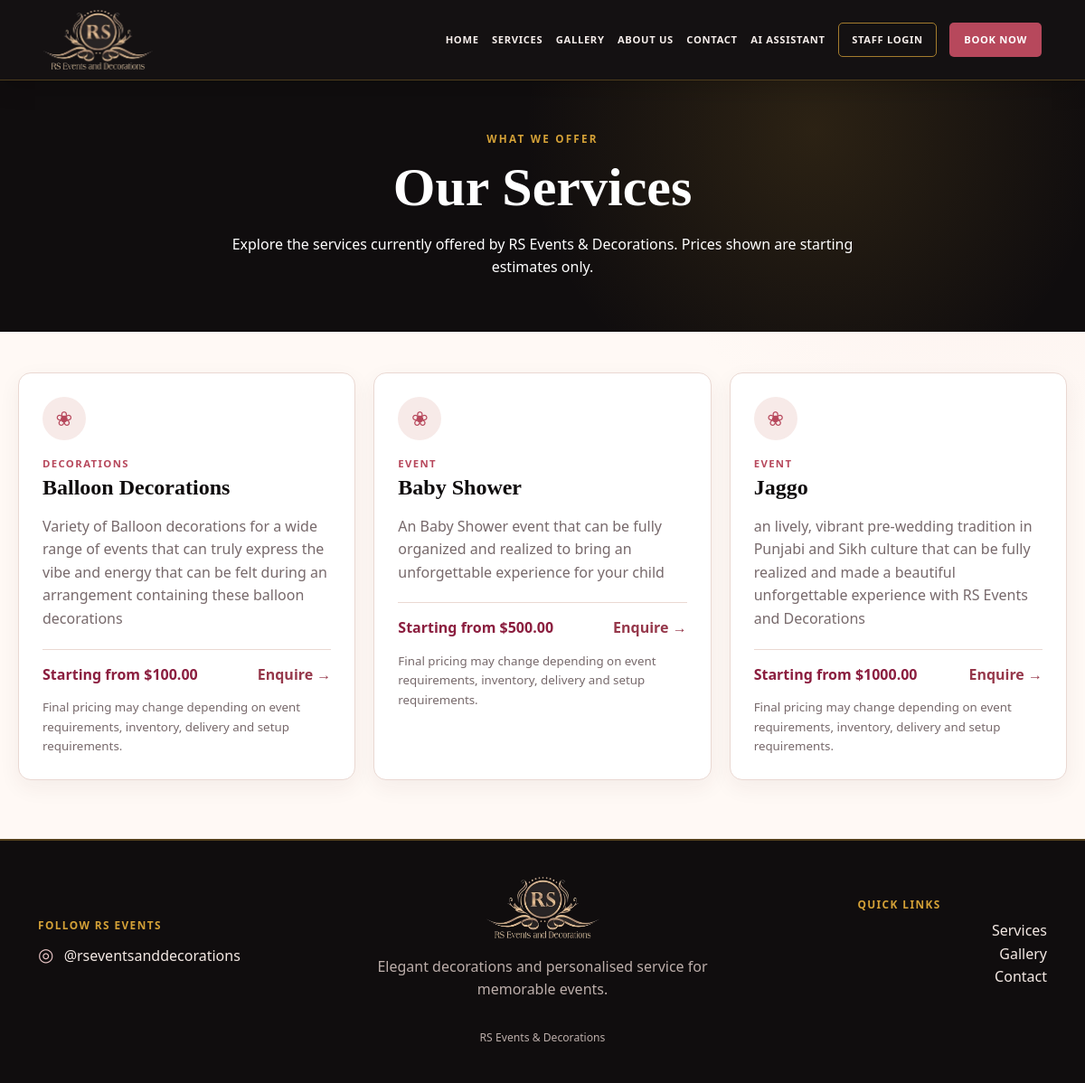
/services, run on the app's committed database.
### tables this page shows
CREATE TABLE Services (

    ServiceID INTEGER PRIMARY KEY AUTOINCREMENT,

    ServiceName TEXT NOT NULL,

    Category TEXT NOT NULL,

    Description TEXT NOT NULL,

    StartingPrice REAL NOT NULL

);

### app.py (the view)
@app.route("/services")
def services():
    return render_template(
        "services.html",
        services=get_all_services()
    )

### database.py (called while the page is built)
def get_connection():
    connection = sqlite3.connect(DATABASE)
    connection.row_factory = sqlite3.Row
    connection.execute(
        "PRAGMA foreign_keys = ON"
    )
    return connection

def get_all_services():
    connection = get_connection()
    cursor = connection.cursor()
    cursor.execute("""
        SELECT ServiceID, ServiceName, Category, Description, StartingPrice
        FROM Services
        ORDER BY Category, ServiceName
    """)
    services = cursor.fetchall()
    connection.close()
    return [dict(service) for service in services]

### templates/services.html (shortened to what this page needs)
{% extends "base.html" %}
{% block content %}
<section class="services-heading">
    <p class="eyebrow gold">
        WHAT WE OFFER
    </p>
    <h1>
        Our Services
    </h1>
    <p>
        Explore the services currently offered by RS Events & Decorations.
        Prices shown are starting estimates only.
    </p>
</section>
<section class="services-grid">
{% if services %}
    {% for service in services %}
    <article class="service-card">
        <div class="service-icon">
            ❀
        </div>
        <p class="service-category">
            {{ service.Category }}
        </p>
        <h2>
            {{ service.ServiceName }}
        </h2>
        <p>
            {{ service.Description }}
        </p>
        <div class="service-card-bottom">
            <strong>
                Starting from
                ${{ "%.2f"|format(service.StartingPrice) }}
            </strong>
            <a href="{{ url_for('assistant') }}">
                Enquire →
            </a>
        </div>
        <small>
            Final pricing may change depending on event requirements,
            inventory, delivery and setup requirements.
        </small>
    </article>
    {% endfor %}
{% endif %}
</section>
{% endblock %}

### static/css/style.css (style rules this page uses)
:root { --black: #100d0e; --black-soft: #1d1819; --wine: #8b1e3f; --rose: #b7485c; --rose-dark: #96384b; --blush: #ebc7c7; --pink: #f7eae8; --cream: #fff9f5; --cream-deep: #f3e5dc; --gold: #d4a137; --gold-light: #ead39a; --text: #302729; --muted: #77696b; --border: #ead8d2; --white: #ffffff; --shadow: 0 18px 45px rgba(60, 35, 38, 0.10); --radius: 16px; }
* { box-sizing: border-box; }
html { scroll-behavior: smooth; }
body { margin: 0; color: var(--text); background: radial-gradient(circle at 90% 10%, rgba(235, 199, 199, .18), transparent 25rem), var(--cream); font-family: "Segoe UI", Arial, sans-serif; line-height: 1.6; }
a { color: var(--rose-dark); }
h1, h2, h3 { color: var(--black); font-family: Georgia, "Times New Roman", serif; line-height: 1.15; }
h1 { font-size: clamp(2.3rem, 5vw, 4.4rem); }
h2 { font-size: clamp(1.55rem, 3vw, 2.5rem); }
p { color: var(--muted); }
.site-main > :not(.home-hero):not(.services-heading):not(.page-heading) { width: min(1180px, calc(100% - 40px)); margin-left: auto; margin-right: auto; }
.eyebrow { margin: 0 0 9px; color: var(--gold); font-size: .73rem; font-weight: 800; letter-spacing: .19em; }
.eyebrow.gold { color: var(--gold); }
.page-heading, .services-heading { padding: 56px 20px 42px; text-align: center; }
.page-heading h1, .services-heading h1 { margin: 0 0 12px; color: var(--wine); }
.page-heading p, .services-heading p { max-width: 720px; margin-left: auto; margin-right: auto; }
.services-heading { color: white; background: radial-gradient(circle at 75% 20%, rgba(212,161,55,.14), transparent 20rem), var(--black); }
.services-heading h1, .services-heading > p:last-child { color: white; }
.services-grid { padding: 45px 0 65px; display: grid; grid-template-columns: repeat(3, 1fr); gap: 20px; }
.service-card { padding: 26px; border: 1px solid var(--border); border-radius: 14px; background: white; box-shadow: 0 8px 24px rgba(60,35,38,.06); }
.service-icon { width: 48px; height: 48px; display: grid; place-items: center; border-radius: 50%; color: var(--rose); background: var(--pink); font-size: 1.4rem; }
.service-category { margin: 17px 0 4px; color: var(--rose); font-size: .71rem; font-weight: 800; letter-spacing: .12em; text-transform: uppercase; }
.service-card h2 { margin: 0 0 10px; font-size: 1.5rem; }
.service-card-bottom { margin-top: 20px; padding-top: 15px; display: flex; justify-content: space-between; gap: 12px; border-top: 1px solid var(--border); }
.service-card-bottom strong { color: var(--wine); }
.service-card-bottom a { font-weight: 700; text-decoration: none; }
.service-card small { display: block; margin-top: 13px; color: var(--muted); }

### data on the page
Services: Category "DECORATIONS", ServiceName "Balloon Decorations", Description "Variety of Balloon decorations for a wide range of events that can truly express the vibe and energy that can be felt during an arrangement containing these balloon decorations", StartingPrice "100.00"
Services: Category "EVENT", ServiceName "Baby Shower", Description "An Baby Shower event that can be fully organized and realized to bring an unforgettable experience for your child", StartingPrice "500.00"
Services: Category "EVENT", ServiceName "Jaggo", Description "an lively, vibrant pre-wedding tradition in Punjabi and Sikh culture that can be fully realized and made a beautiful unforgettable experience with RS Events and Decorations", StartingPrice "1000.00"
